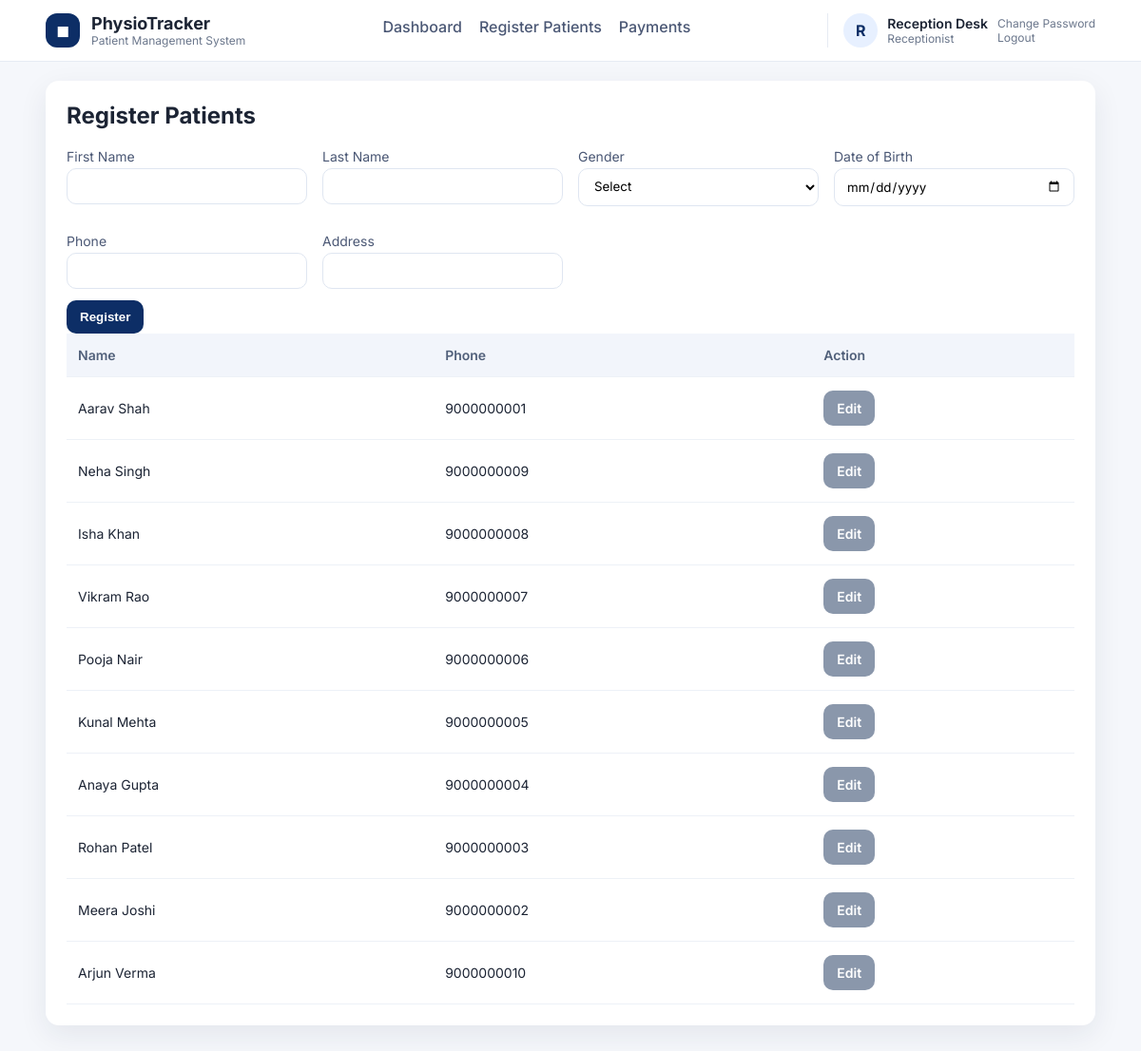
/receptionist/patients.php (signed in), run on the app's committed database.
### tables this page shows
CREATE TABLE users (
    id INT AUTO_INCREMENT PRIMARY KEY,
    role ENUM('admin_doctor','sub_doctor','receptionist','patient') NOT NULL,
    name VARCHAR(120) NOT NULL,
    email VARCHAR(180) NOT NULL UNIQUE,
    password_hash VARCHAR(255) NOT NULL,
    security_question VARCHAR(255) NOT NULL,
    security_answer_hash VARCHAR(255) NOT NULL,
    active TINYINT(1) NOT NULL DEFAULT 1,
    can_view_reports TINYINT(1) NOT NULL DEFAULT 1,
    created_at TIMESTAMP DEFAULT CURRENT_TIMESTAMP
);

CREATE TABLE patients (
    id INT AUTO_INCREMENT PRIMARY KEY,
    user_id INT NULL,
    first_name VARCHAR(80) NOT NULL,
    last_name VARCHAR(80) NOT NULL,
    age INT NULL,
    gender VARCHAR(20),
    dob DATE NULL,
    occupation VARCHAR(120),
    assessment_date DATE NULL,
    dominance VARCHAR(50),
    condition_duration VARCHAR(100),
    phone VARCHAR(40),
    address VARCHAR(255),
    emergency_contact VARCHAR(120),
    chief_complain TEXT,
    history_present_illness TEXT,
    past_medical_history TEXT,
    surgical_history TEXT,
    family_history TEXT,
    socio_economic_status TEXT,
    observation_built TEXT,
    observation_attitude_limb TEXT,
    observation_posture TEXT,
    observation_deformity TEXT,
    aids_applications TEXT,
    gait TEXT,
    palpation_tenderness TEXT,
    palpation_oedema VARCHAR(50),
    palpation_warmth TEXT,
    palpation_crepitus TEXT,
    examination_rom TEXT,
    muscle_power TEXT,
    muscle_bulk TEXT,
    ligament_instability TEXT,
    pain_type TEXT,
    pain_site TEXT,
    pain_nature TEXT,
    pain_aggravating_factor TEXT,
    pain_relieving_factor TEXT,
    pain_measurement TINYINT NULL,
    gait_assessment TEXT,
    diagnosis TEXT,
    treatment_goals TEXT,
    created_by INT NULL,
    created_at TIMESTAMP DEFAULT CURRENT_TIMESTAMP,
    FOREIGN KEY (user_id) REFERENCES users(id) ON DELETE SET NULL
);

### db.php (called while the page is built, shortened)
<?php
function db(): PDO
{
    static $pdo = null;
    if ($pdo === null) {
        $dsn = 'mysql:host=' . DB_HOST . ';dbname=' . DB_NAME . ';charset=utf8mb4';
        $pdo = new PDO($dsn, DB_USER, DB_PASS, [
            PDO::ATTR_ERRMODE => PDO::ERRMODE_EXCEPTION,
            PDO::ATTR_DEFAULT_FETCH_MODE => PDO::FETCH_ASSOC,
        ]);
    }
    return $pdo;
}

### auth.php (called while the page is built, shortened)
<?php
require_once __DIR__ . '/db.php';
require_once __DIR__ . '/helpers.php';
function current_user(): ?array
{
    $stmt = db()->prepare('SELECT * FROM users WHERE id = ?');
    $stmt->execute([$_SESSION['user_id']]);
    $user = $stmt->fetch();
    return $user ?: null;
}

### helpers.php (called while the page is built, shortened)
<?php
require_once __DIR__ . '/db.php';
function e(string $value): string
{
    return htmlspecialchars($value, ENT_QUOTES, 'UTF-8');
}

### receptionist/patients.php (the view, shortened to what this page needs)
<?php
require_once __DIR__ . '/../auth.php';
require_once __DIR__ . '/../helpers.php';
$pdo = db();
$patient = null;
$patients = $pdo->query('SELECT id, first_name, last_name, phone FROM patients ORDER BY created_at DESC')->fetchAll();
require __DIR__ . '/../layout/header.php';
?>
<h2>Register Patients</h2>
<form method="post">
    <div class="grid">
        <label>First Name
            <input name="first_name" required value="<?php echo e($patient['first_name'] ?? ''); ?>">
        </label>
        <label>Last Name
            <input name="last_name" required value="<?php echo e($patient['last_name'] ?? ''); ?>">
        </label>
        <label>Gender
            <select name="gender">
                <option value="">Select</option>
            </select>
        </label>
        <label>Date of Birth
            <input type="date" name="dob" value="<?php echo e($patient['dob'] ?? ''); ?>">
        </label>
        <label>Phone
            <input name="phone" value="<?php echo e($patient['phone'] ?? ''); ?>">
        </label>
        <label>Address
            <input name="address" value="<?php echo e($patient['address'] ?? ''); ?>">
        </label>
    </div>
    <button class="btn" type="submit"><?php echo $patient ? 'Update' : 'Register'; ?></button>
</form>
<table>
    <thead><tr><th>Name</th><th>Phone</th><th>Action</th></tr></thead>
    <tbody>
    <?php foreach ($patients as $p): ?>
        <tr>
            <td><?php echo e($p['first_name'] . ' ' . $p['last_name']); ?></td>
            <td><?php echo e($p['phone']); ?></td>
            <td><a class="btn secondary" href="patients.php?edit=<?php echo $p['id']; ?>">Edit</a></td>
        </tr>
    <?php endforeach; ?>
    </tbody>
</table>
<?php require __DIR__ . '/../layout/footer.php'; ?>

### layout/header.php (shortened to what this page needs)
<?php
require_once __DIR__ . '/../auth.php';
require_once __DIR__ . '/../helpers.php';
$user = current_user();
$role = $user['role'] ?? '';
$menu = [];
if ($user) {
    if ($role === 'admin_doctor') {
        $menu = [
            'Dashboard' => 'admin/dashboard.php',
            'Cases' => 'admin/cases.php',
            'Patients' => 'admin/patients.php',
            'Treatment Plans' => 'admin/treatment_plans.php',
            'Sessions' => 'admin/sessions.php',
            'Payments' => 'admin/payments.php',
            'Users' => 'admin/users.php',
            'Assignments' => 'admin/assignments.php',
        ];
        if ((int) $user['can_view_reports'] === 1) {
            $menu['Reports'] = 'admin/reports.php';
        }
    } elseif ($role === 'sub_doctor') {
        $menu = [
            'Dashboard' => 'subdoctor/dashboard.php',
            'Assigned Patients' => 'subdoctor/patients.php',
            'Session Notes' => 'subdoctor/sessions.php',
        ];
    } elseif ($role === 'receptionist') {
        $menu = [
            'Dashboard' => 'receptionist/dashboard.php',
            'Register Patients' => 'receptionist/patients.php',
            'Payments' => 'receptionist/payments.php',
        ];
    }
}
?>
<!doctype html>
<html>
<head>
    <?php $cssVersion = @filemtime(__DIR__ . '/../assets/style.css') ?: time(); ?>
    <link rel="stylesheet" href="<?php echo BASE_URL; ?>assets/style.css?v=<?php echo $cssVersion; ?>">
</head>
<body>
<header class="site-header">
    <div class="header-inner">
        <div class="brand">
            <div class="brand-mark">◼︎</div>
            <div>
                <div class="brand-title">PhysioTracker</div>
                <div class="brand-subtitle">Patient Management System</div>
            </div>
        </div>
        <nav class="main-nav">
            <?php if ($user): ?>
                <?php foreach ($menu as $label => $path): ?>
                    <a href="<?php echo BASE_URL . $path; ?>"><?php echo e($label); ?></a>
                <?php endforeach; ?>
            <?php else: ?>
                <a href="<?php echo BASE_URL; ?>login.php">Login</a>
            <?php endif; ?>
        </nav>
        <?php if ($user): ?>
            <div class="user-chip">
                <div class="user-avatar"><?php echo e(strtoupper(substr($user['name'], 0, 1))); ?></div>
                <div>
                    <div class="user-name"><?php echo e($user['name']); ?></div>
                    <div class="user-role"><?php echo e(str_replace('_', ' ', $role)); ?></div>
                </div>
                <div class="user-actions">
                    <a href="<?php echo BASE_URL; ?>change_password.php">Change Password</a>
                    <a href="<?php echo BASE_URL; ?>logout.php">Logout</a>
                </div>
            </div>
        <?php endif; ?>
    </div>
</header>
<main class="page">
    <div class="container">

### assets/style.css (style rules this page uses)
:root { --bg: #f5f7fb; --card: #ffffff; --text: #1c2434; --muted: #6b778c; --primary: #0d2e66; --primary-100: #e7f0ff; --border: #e6ebf3; --shadow: 0 10px 30px rgba(23, 36, 58, 0.08); --radius: 14px; }
* { box-sizing: border-box; }
body { font-family: "Inter", Arial, sans-serif; margin: 0; background: var(--bg); color: var(--text); }
a { color: inherit; }
.site-header { background: #ffffff; border-bottom: 1px solid var(--border); position: sticky; top: 0; z-index: 20; }
.header-inner { width: 92%; max-width: 1280px; margin: 0 auto; display: flex; align-items: center; justify-content: space-between; gap: 18px; padding: 14px 0; flex-wrap: wrap; }
.brand { display: flex; align-items: center; gap: 12px; }
.brand-mark { background: var(--primary); color: #fff; width: 36px; height: 36px; display: grid; place-items: center; border-radius: 12px; font-weight: 700; }
.brand-title { font-weight: 700; font-size: 18px; }
.brand-subtitle { font-size: 12px; color: var(--muted); }
.main-nav { display: flex; gap: 18px; flex-wrap: wrap; justify-content: center; flex: 1; }
.main-nav a { text-decoration: none; font-weight: 500; color: #4b5875; padding-bottom: 6px; border-bottom: 2px solid transparent; }
.user-chip { display: flex; align-items: center; gap: 10px; border-left: 1px solid var(--border); padding-left: 16px; }
.user-avatar { width: 36px; height: 36px; border-radius: 50%; background: var(--primary-100); display: grid; place-items: center; font-weight: 700; color: var(--primary); }
.user-name { font-weight: 600; font-size: 14px; }
.user-role { font-size: 12px; color: var(--muted); text-transform: capitalize; }
.user-actions a { display: block; font-size: 12px; color: var(--muted); text-decoration: none; }
.page { padding: 20px 0 40px; }
.container { width: 92%; max-width: 1280px; margin: 0 auto; background: var(--card); padding: 22px; border-radius: var(--radius); box-shadow: var(--shadow); }
h2 { margin-top: 0; color: var(--text); }
.grid { display: grid; grid-template-columns: repeat(1, minmax(0, 1fr)); gap: 16px; }
table { width: 100%; border-collapse: collapse; }
th, td { border-bottom: 1px solid #edf1f7; padding: 14px 12px; text-align: left; font-size: 14px; }
th { background: #f2f5fb; color: #51607a; font-weight: 600; }
.btn { display: inline-flex; align-items: center; justify-content: center; padding: 10px 14px; background: var(--primary); color: #fff; text-decoration: none; border-radius: 10px; border: 0; cursor: pointer; font-weight: 600; white-space: nowrap; }
.btn.secondary { background: #8a97ab; }
input, select, textarea { width: 100%; padding: 10px 12px; margin-top: 4px; border: 1px solid #dfe6f1; border-radius: 10px; background: #fff; font-family: inherit; }
label { display: block; margin-bottom: 12px; font-size: 14px; color: #4b5875; }
@media (min-width: 640px) { .grid { grid-template-columns: repeat(2, minmax(0, 1fr)); } }
@media (min-width: 768px) { .grid { grid-template-columns: repeat(4, minmax(0, 1fr)); } }

### data on the page
users: name "R", name "Reception Desk", role "Receptionist"
patients: first_name+last_name "Aarav Shah", phone "9000000001"
patients: first_name+last_name "Neha Singh", phone "9000000009"
patients: first_name+last_name "Isha Khan", phone "9000000008"
patients: first_name+last_name "Vikram Rao", phone "9000000007"
patients: first_name+last_name "Pooja Nair", phone "9000000006"
patients: first_name+last_name "Kunal Mehta", phone "9000000005"
patients: first_name+last_name "Anaya Gupta", phone "9000000004"
patients: first_name+last_name "Rohan Patel", phone "9000000003"
patients: first_name+last_name "Meera Joshi", phone "9000000002"
patients: first_name+last_name "Arjun Verma", phone "9000000010"

### other printed values
$label "Dashboard"
$label "Register Patients"
$label "Payments"
